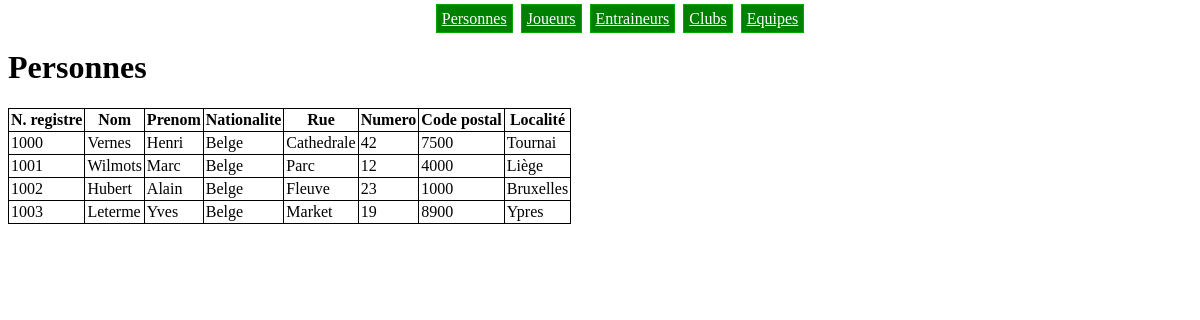
/personnes.php, run on an earlier commit of the app's database.
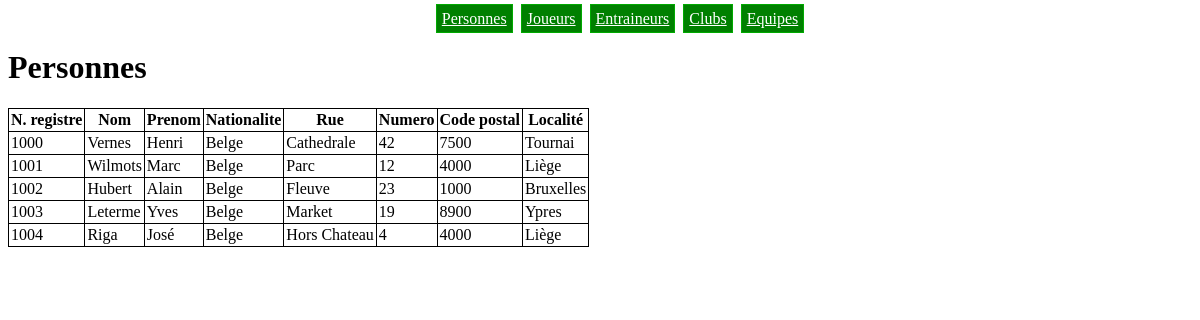
And on a later commit of the database.
### tables this page shows
CREATE TABLE IF NOT EXISTS Personne (
  n_registre  BIGINT       PRIMARY KEY,
  nom         VARCHAR(50)  NOT NULL,
  prenom      VARCHAR(50)  NOT NULL,
  nationalite VARCHAR(50)  NOT NULL,
  rue         VARCHAR(200) NOT NULL,
  numero      INT          NOT NULL,
  code_postal INT          NOT NULL,
  localite    VARCHAR(50)  NOT NULL
);

### personnes.php (the view)
<?php include 'header.php' ?>
<h1>Personnes</h1>
<table>
  <tr>
    <th>N. registre</th>
    <th>Nom</th>
    <th>Prenom</th>
    <th>Nationalite</th>
    <th>Rue</th>
    <th>Numero</th>
    <th>Code postal</th>
    <th>Localité</th>
  </tr>
  <?php
  $req = $bdd->query('SELECT * FROM Personne');
  while($tuple = $req->fetch()){
    ?>
    <tr>
      <td><?php echo $tuple['n_registre'] ?></td>
      <td><?php echo $tuple['nom'] ?></td>
      <td><?php echo $tuple['prenom'] ?></td>
      <td><?php echo $tuple['nationalite'] ?></td>
      <td><?php echo $tuple['rue'] ?></td>
      <td><?php echo $tuple['numero'] ?></td>
      <td><?php echo $tuple['code_postal'] ?></td>
      <td><?php echo $tuple['localite'] ?></td>
    </tr>
    <?php
  }
  ?>
</table>
<?php include 'footer.php' ?>

### header.php (shortened to what this page needs)
<html>
  <link rel='stylesheet' href='style.css'>
<body>
<div class='menu'>
  <ul>
    <li><a href='personnes.php'>Personnes</a></li>
    <li><a href='joueurs.php'>Joueurs</a></li>
    <li><a href='entraineurs.php'>Entraineurs</a></li>
    <li><a href='clubs.php'>Clubs</a></li>
    <li><a href='equipes.php'>Equipes</a></li>
  </ul>
</div>

### footer.php
</body>
</html>

### style.css (style rules this page uses)
.menu { text-align: center; margin: 10px }
.menu li { display: inline; }
.menu li a { color: #ffffff; background-color: #008000; border: 1px #00aa00 solid; margin: 2px; padding: 5px; }
table { border-collapse: collapse; border-spacing: 0; }
th, td { border: 1px #000000 solid; padding: 2px; }

What changed in the data, as far as the page shows it:
added personne: n_registre "1004", nom "Riga", prenom "José", nationalite "Belge", rue "Hors Chateau", numero "4", code_postal "4000", localite "Liège"
